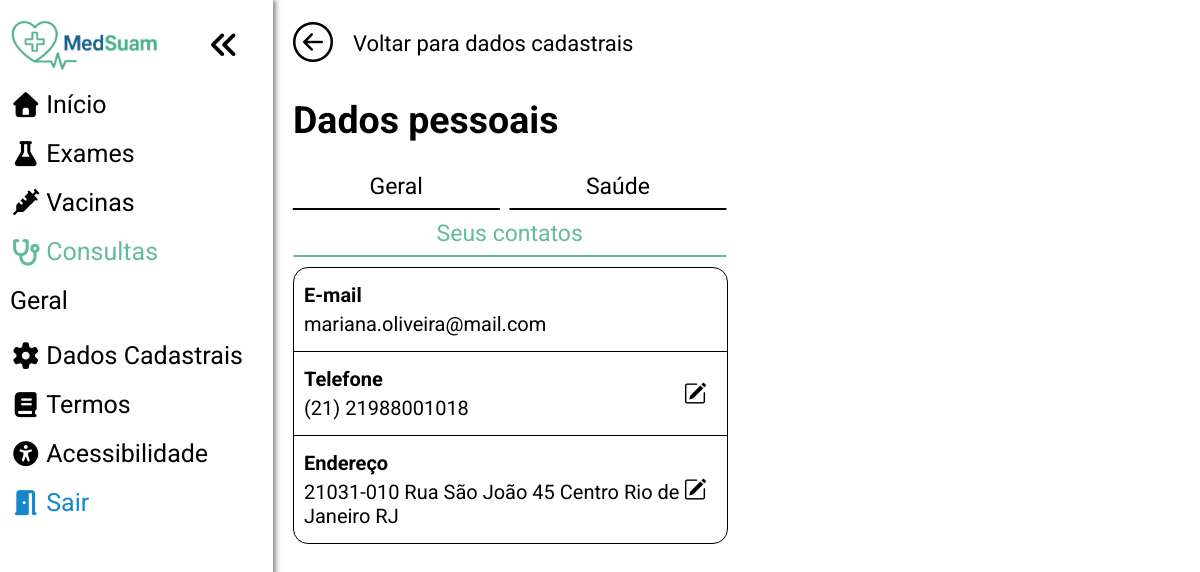
Page /pages/dadosCadastraisPages/seusContatos.php (signed in) on the committed database.
### tables this page shows
CREATE TABLE `paciente` (
  `id_paciente` int(11) NOT NULL AUTO_INCREMENT,
  `nome_paciente` varchar(255) NOT NULL,
  `cpf_paciente` varchar(14) NOT NULL,
  `data_nasc_paciente` date NOT NULL,
  `email_paciente` varchar(100) NOT NULL,
  `senha_paciente` varchar(100) NOT NULL,
  `sexo_paciente` varchar(20) NOT NULL,
  `status_paciente` enum('ativo','inativo') NOT NULL DEFAULT 'ativo',
  `peso` decimal(6,2) DEFAULT NULL,
  `altura` decimal(5,2) DEFAULT NULL,
  `tipo_sanguineo` varchar(10) DEFAULT NULL,
  `nome_social_paciente` varchar(100) DEFAULT NULL,
  `estado_civil` varchar(20) DEFAULT NULL,
  PRIMARY KEY (`id_paciente`),
  UNIQUE KEY `email_UNIQUE` (`email_paciente`),
  UNIQUE KEY `cpf_UNIQUE` (`cpf_paciente`)
);

CREATE TABLE `telefone` (
  `id_telefone` int(11) NOT NULL AUTO_INCREMENT,
  `medico_id_medico` int(11) DEFAULT NULL,
  `paciente_id_paciente` int(11) DEFAULT NULL,
  `dd` varchar(5) NOT NULL,
  `telefone` varchar(15) NOT NULL,
  PRIMARY KEY (`id_telefone`),
  KEY `fk_telefone_medico1_idx` (`medico_id_medico`),
  KEY `fk_telefone_paciente1_idx` (`paciente_id_paciente`),
  CONSTRAINT `fk_telefone_medico1` FOREIGN KEY (`medico_id_medico`) REFERENCES `medico` (`id_medico`),
  CONSTRAINT `fk_telefone_paciente1` FOREIGN KEY (`paciente_id_paciente`) REFERENCES `paciente` (`id_paciente`)
);

CREATE TABLE `endereco` (
  `id_endereco` int(11) NOT NULL AUTO_INCREMENT,
  `cep` varchar(10) NOT NULL,
  `rua` varchar(50) NOT NULL,
  `numero` int(11) NOT NULL,
  `complemento` varchar(45) DEFAULT NULL,
  `bairro` varchar(100) NOT NULL,
  `cidade` varchar(100) NOT NULL,
  `uf_endereco` varchar(2) NOT NULL,
  `paciente_id_paciente` int(11) DEFAULT NULL,
  `medico_id_medico` int(11) DEFAULT NULL,
  PRIMARY KEY (`id_endereco`),
  KEY `fk_endereco_paciente1_idx` (`paciente_id_paciente`),
  KEY `fk_endereco_medico1_idx` (`medico_id_medico`),
  CONSTRAINT `fk_endereco_medico1` FOREIGN KEY (`medico_id_medico`) REFERENCES `medico` (`id_medico`),
  CONSTRAINT `fk_endereco_paciente1` FOREIGN KEY (`paciente_id_paciente`) REFERENCES `paciente` (`id_paciente`)
);

### pages/dadosCadastraisPages/seusContatos.php (the view, shortened to what this page needs)
<?php
    include "../../dbMedsuam.php";
    $sql = "SELECT * FROM telefone WHERE paciente_id_paciente={$_SESSION['id']} LIMIT 1";
    $result = mysqli_query($conn, $sql);
    $telefoneTable = mysqli_fetch_assoc($result);
    $sql = "SELECT * FROM endereco WHERE paciente_id_paciente={$_SESSION['id']} LIMIT 1";
    $result = mysqli_query($conn, $sql);
    $endereco = mysqli_fetch_assoc($result);
    $sql = "SELECT * FROM paciente WHERE id_paciente={$_SESSION['id']} LIMIT 1";
    $result = mysqli_query($conn, $sql);
    $account = mysqli_fetch_assoc($result);
?>
<!DOCTYPE html>
<html lang="pt-BR">
<head>
    <link rel="stylesheet" href="../../css/userpage.css"/>
    <link rel="stylesheet" href="https://cdnjs.cloudflare.com/ajax/libs/font-awesome/7.0.1/css/all.min.css" />
    <link rel="stylesheet" href="https://cdn.jsdelivr.net/npm/bootstrap-icons@1.11.3/font/bootstrap-icons.min.css">
</head>
<body>
    <aside>
        <div class="background">
        <ul>
            <li>
                <div class="menuIconContainer">
                <a href="../../userpage.php"><img class="logo" src="../../images/Logo_medsuam-removebg-preview (1).png" alt="logo"/></a>
                 <label for="sidebar" class="menuIcon">
                    <i class="fas fa-angle-double-left"></i>
                </label>
                </div>
            </li>
            <li>
                <a href="../userpage.php" class="linkPage">
                    <i class="fa-solid fa-house"></i>
                    <span>Início</span>
                </a>
            </li>
            <li>
                <a href="../exames.html" class="linkPage">
                    <i class="fa-solid fa-flask"></i>
                    <span>Exames</span>
                </a>
            </li>
            <li>
                <a href="../vacinas.html" class="linkPage">
                    <i class="fas fa-syringe"></i>
                    <span>Vacinas</span>
                </a>
            </li>
            <li>
                <a href="../consultas.html" class="linkPage currentPage">
                    <i class="fa fa-stethoscope"></i>
                    <span>Consultas</span>
                </a>
            </li>
            <li class="geralSpanContainer">
                <span class="geralSpan">Geral</span>
            </li>
            <li>
                <a href="../dadosCadastrais.html" class="linkPage">
                    <i class="fas fa-gear"></i>
                    <span>Dados Cadastrais</span>
                </a>
            </li>
            <li>
                <a class="linkPage">
                <i class="fas fa-book"></i>
                <span>Termos</span>
                </a>
            </li>
            <li>
                <label id="acessibilidadeLabel" class="linkPage" for="acessibilidade">
                    <i class="fa fa-universal-access"></i>
                    <span>Acessibilidade</span>
                </label>
            </li>
            <li class="sairContainer">
                <a id="sairLink" href="../../sair.php">
                    <i class="fas fa-door-open"></i>
                    <span>Sair</span>
                </a>
            </li>
        </ul>
        </div>
    </aside>
    <main>
        <section id="seusContatos" class="twoGrid margin">
            <div class="left">
                <a href="../dadosCadastrais.html" class="backToInicioLink backToDadosCadastrais">
                    <i class="bi bi-arrow-left-circle"></i>
                    <span>Voltar para dados cadastrais</span>
                </a>
                <h1>Dados pessoais</h1>
                <div class="linksBar">
                    <a href="./geral.php">Geral</a>
                    <a href="./saude.php">Saúde</a>
                    <a href="./seusContatos.php" class="selected">Seus contatos</a>
                </div>
                <form action="seusContatos.php" method="post" class="dadosContainer">
                    <div class="dadosContainerContent">
                        <strong>E-mail</strong>
                        <span class="infoSpan"> <?php echo $account['email_paciente']?></span>
                    </div>
                    <div class="dadosContainerContent">
                        <strong>Telefone</strong>
                        <span class="infoSpan"><?php echo '(' . $telefoneTable['dd'] . ') ' . $telefoneTable['telefone']?></span>
                            <button type="button" class="editBtn">
                                <i class="bi bi-pencil-square"></i>
                            </button>
                    </div>
                    <div class="dadosContainerContent noBorder">
                        <strong>Endereço</strong>
                        <span class="infoSpan">
                            <?php echo $endereco['cep'] . ' ' . $endereco['rua'] . ' ' . $endereco['numero'] . ' ' . $endereco['complemento'] . ' ' . $endereco['bairro'] . ' ' . $endereco['cidade'] . ' ' . $endereco['uf_endereco']   ?>
                        </span>
                        <button type="button" class="editBtn">
                            <i class="bi bi-pencil-square"></i>
                        </button>
                    </div>
                </form>
            </div>
        </section>
    </main>
</body>
</html>

### css/userpage.css (style rules this page uses)
:root { --borda: #8e8d8d; --padrao: rgba(92, 184, 150, 0.957); --azulClaro: #1588ca; --cianoClaro: rgba(96, 225, 178, 0.957); }
body { display:grid; grid-template-columns: auto 1fr; grid-template-rows: 1fr; min-height: 100vh; grid-template-areas: "sidebar main"; margin: 0; padding: 0; font-size: 25px; font-family: "Roboto", sans-serif; }
aside { grid-area: sidebar; background-color: white; height:100%; width: 100%; transition: 300ms ease-in-out; padding: 20px 10px; align-items: center; overflow: hidden; border: none; box-shadow: 3px 0 5px #8e8d8d ; z-index: 100; }
main { grid-area: main; }
.logo { height: 50px; }
aside ul li a, aside ul li label { white-space: nowrap; display: flex; gap:5px; align-items: center; cursor: pointer; position: relative; text-decoration: none; color:black; }
.currentPage { color: var(--padrao) }
.linkPage::after { content:''; position:absolute; width:0px; height:3px; background-image: linear-gradient(to right, var(--padrao), var(--cianoClaro)); bottom:-5px; left: 0px; transition: 600ms ease-in-out; transform-origin: left; }
aside ul { list-style-type:none; margin:0; padding:0; display: inline-block; }
aside ul li { margin-bottom: 20px; }
aside ul li i { font-size: 25px; }
.menuIcon { transition: 600ms ease; z-index: 10; }
.menuIcon i { font-size: 30px; }
.menuIconContainer { display: flex; justify-content: space-between; transition: 600ms ease; }
.logo { transition: 600ms ease; }
.geralSpan { transition: 600ms ease-in-out; display: inline-block; overflow: hidden; white-space: nowrap; }
#sairLink { color: var(--azulClaro); text-decoration: none; }
main { box-sizing: border-box; }
#acessibilidadeLabel { background-color: white; border:none; font-size: 25px; padding: 0; margin: 0; cursor:pointer; }
#acessibilidadeLabel span { font-size: 25px; }
aside { position:relative; }
.background { background-color: white; height:100%; width:100%; box-sizing: border-box; }
.margin { margin: 20px 20px 20px 40px; }
.twoGrid { display:grid; grid-template-columns: 1fr 1fr; grid-template-rows: 1fr; grid-template-areas: "left right"; gap:20px; }
.left { grid-area: left; }
.backToInicioLink { background-color: transparent; border:none; cursor: pointer; text-decoration: none; color:black; }
.backToInicioLink i { font-size: 40px; font-weight: 900; }
.backToDadosCadastrais { display:flex; flex-direction: row; align-items: center; gap:20px; }
.backToDadosCadastrais span { font-size: 22px; }
.dadosContainer { border: solid 1px black; border-radius: 15px; width: 100%; }
.dadosContainerContent { display:flex; flex-direction: column; font-size: 20px; gap:5px; border-bottom: 1px solid black; position: relative; padding: 15px 10px; }
.dadosContainerContent button { position:absolute; right: 15px; top: 50%; transform: translateY(-50%); background-color: transparent; border: none; cursor:pointer; font-size: 23px; transition: 600ms ease; }
.dadosContainerContent button i { color:black; }
.dadosContainerContent span { max-width: 500px; }
.noBorder { border: none; }
.linksBar { display: flex; justify-content:center; gap: 10px; margin-bottom: 10px; width: 100%; }
.linksBar a { text-decoration: none; color:black; position: relative; padding: 0 40px 10px 40px; font-size: 23px; }
.linksBar a:after { content: ''; width:100%; height: 2px; background-color: #000; position: absolute; bottom:0; left:50%; transform: translateX(-50%); }
.linksBar a.selected { color: var(--padrao); }
.linksBar a.selected::after { background-color: var(--padrao); }
.linksBar { display: flex; flex-wrap: wrap; justify-content: space-between; }
.linksBar a { flex: 1 1 auto; min-width: 100px; text-align: center; }

### rows in the picture
paciente: email_paciente "mariana.oliveira@mail.com"
telefone: dd "21", telefone "21988001018"
endereco: cep "21031-010", rua "Rua São João", numero "45", bairro "Centro", cidade "Rio de Janeiro", uf_endereco "RJ"
